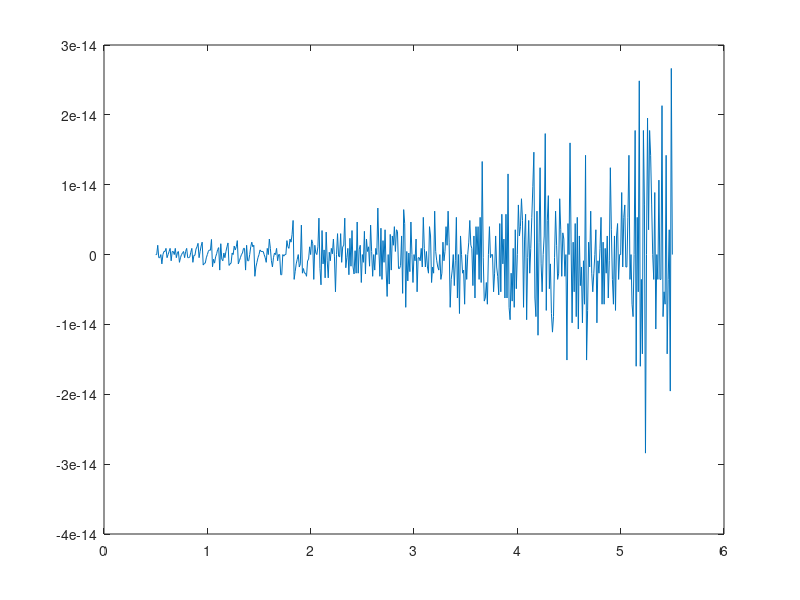

Here is the MATLAB script that generated this plot:
clear;

% Apartado 1.)
xk = [1 2 4 5]';
yk = [0 -1 3 -4]';

% Apartado 2.)
H = [xk.^0 xk.^1 xk.^2 xk.^3];
v = yk;
c = H\v;

% Apartado 3.)
xx = (0.5:0.01:5.5);

% Apartado 4.)
px = c(1) + c(2)*xx + c(3)*xx.^2 + c(4)*xx.^3;
px2 = polyval(c(end:-1:1), xx);

% Apartado 5.)
plot(xk, yk, 'ks', xx, px, 'b');
% Lo repetimos con u(x) = A·sin(x) + B·cos(x) + C·sin(2x) + D·cos(2x)
H2 = [sin(xk) cos(xk) sin(2*xk) cos(2*xk)];
c2 = H2\v;
ux = c2(1)*sin(xx) + c2(2)*cos(xx) + c2(3)*sin(2*xx) + c2(4)*cos(2*xx);
plot(xk, yk, 'ks', xx, ux, 'r:');

% Las diferencias divididas son [0 -1 1 -1]
dd=[0 -1 1 -1]';
% newton(xk,yk);
pp2 = dd(1) + dd(2).*(xx-1) + dd(3).*(xx-1).*(xx-2) + dd(4)*(xx-1).*(xx-2).*(xx-4);
plot(xx,px-pp2);